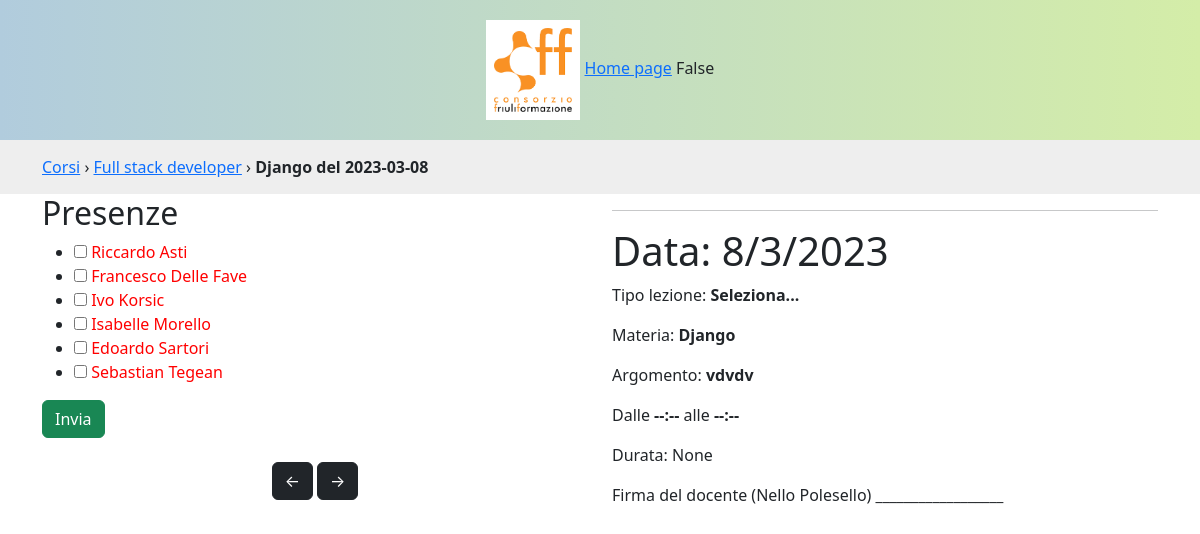
The app's page /corsi/lezioni/5/ with its own data.
### lezioni/models.py (models this page shows, shortened)
class Corso(models.Model):
    titolo = models.CharField(max_length=400)
    codice = models.CharField(max_length=20)
    data_inizio = models.DateField()
    data_fine = models.DateField()
    def __str__(self):
        return self.titolo
    class Meta:
        verbose_name_plural = 'Corsi'
        ordering = ['-data_inizio']

class Lezione(models.Model):
    TIPI_LEZIONE = (
        (None, 'Seleziona...'),
        ('T', 'Teoria'),
        ('P', 'Pratica'),
    )
    materia = models.ForeignKey(Materia, on_delete=models.PROTECT, related_name="lezioni")
    argomento = models.TextField(verbose_name="Di cosa avete parlato?", null=True, blank=True, help_text="Scrivi almeno 3 parole")
    data = models.DateField()
    online = models.BooleanField(default=False)
    tipologia = models.CharField(max_length=1, choices=TIPI_LEZIONE, null=True)
    ora_inizio = models.TimeField(null=True, blank=True)
    ora_fine = models.TimeField(null=True, blank=True)
    def __str__(self):
        return f'{self.materia} del {self.data}'
    def durata(self):
        from datetime import datetime, date
        if self.ora_inizio and self.ora_fine:
            return datetime.combine(date.today(), self.ora_fine) - datetime.combine(date.today(), self.ora_inizio)
    def prossima(self):
        corso = self.materia.modulo.corso
        return Lezione.objects.filter(materia__modulo__corso=corso, data__gt=self.data).order_by('data').first()
    def precedente(self):
        corso = self.materia.modulo.corso
        return Lezione.objects.filter(materia__modulo__corso=corso, data__lt=self.data).order_by('data').last()
    class Meta:
        verbose_name_plural = 'Lezioni'
        ordering = ['-data']

class Materia(models.Model):
    nome = models.CharField(max_length=100)
    modulo = models.ForeignKey(Modulo, on_delete=models.PROTECT, related_name="materie")
    docente = models.ForeignKey(Persona, on_delete=models.PROTECT, null=True, blank=True, related_name='materie')
    def __str__(self):
        return self.nome
    class Meta:
        verbose_name_plural = 'Materie'

class Iscrizione(models.Model):
    persona = models.ForeignKey(Persona, on_delete=models.PROTECT)
    corso = models.ForeignKey(Corso, on_delete=models.PROTECT, related_name="iscrizioni")
    data_iscrizione = models.DateField()
    data_ritiro = models.DateField(null=True, blank=True)
    class Meta:
        verbose_name_plural = 'Iscrizioni'
        ordering = ['persona', 'corso']

class Persona(models.Model):
    nome = models.CharField(max_length=200)
    cognome = models.CharField(max_length=200)
    email = models.EmailField(blank=True)
    def __str__(self):
        return self.nome + ' ' + self.cognome
    class Meta:
        verbose_name_plural = 'Persone'
        ordering = ['cognome', 'nome']

### lezioni/views.py (the view, shortened to what this page needs)
# urls.py: path('corsi/lezioni/<int:id>/', views.dettaglio_lezione, name='dettaglio_lezione'),
def dettaglio_lezione(request, id):
    from .forms import LezioneForm
    lezione = Lezione.objects.get(id=id)
    form = LezioneForm(request.POST or None, instance=lezione)
    presenti = request.POST.getlist('presente')
    print('presenti ' , presenti )
    persone_presenti = Persona.objects.filter(presenze__lezione = lezione)
    context = {'lezione': lezione, 'persone_presenti':persone_presenti, 'form':form}
    return render(request, 'dettaglio_lezione.html', context)

### lezioni/forms.py
class LezioneForm(forms.ModelForm):
    class Meta:
        model = Lezione
        fields = '__all__'
        widgets = {
            'data': forms.DateInput(
                format=('%Y-%m-%d'),
                attrs={'class': 'form-control',
                    'type': 'date'
                    }),
            'ora_inizio': forms.TimeInput(
                attrs={'class': 'form-control',
                    'type': 'time'
                    }),
            'tipologia': forms.RadioSelect
        }

### lezioni/templates/dettaglio_lezione.html (shortened to what this page needs)
{% extends 'base.html' %}
{% block breadcrumbs %}
{% with corso=lezione.materia.modulo.corso %}
<div id="breadcrumbs">
    <div class="container">
        <a href="{% url 'corsi' %}">Corsi</a> ›
        <a href="{% url 'lezioni' corso.pk %}">{{corso}}</a> ›
        <strong>{{lezione}}</strong>
    </div>
</div>
{% endwith %}
{% endblock %}
{% block content %}
    <div class="row">
        <div class="col-lg-6">
            <h2>Presenze</h2>
<form method="PoSt">
    <ul id="presenze">
        {% for iscrizione in lezione.materia.modulo.corso.iscrizioni.all %}
        <li>
            <input type="checkbox" name="presente" value="{{iscrizione.persona.pk}}" id="ciccio-{{forloop.counter}}" {% if iscrizione.persona in persone_presenti %} checked{% endif %}>
            <label for="ciccio-{{forloop.counter}}">{{iscrizione.persona}}</label>
        </li>
        {% endfor %}
    </ul>
    <input class="btn btn-success" type="submit" name="salva-presenze" value="Invia">
</form>
<nav class="mt-4 text-center">
    <a {% if lezione.precedente %} href="{% url 'dettaglio_lezione' lezione.precedente.pk %}"{% endif %} class="btn {% if lezione.precedente %}btn-dark{% else %}invisible{% endif %}" title="{{lezione.precedente}}">&larr;</a>
    <a {% if lezione.prossima %} href="{% url 'dettaglio_lezione' lezione.prossima.pk %}"{% endif %} class="btn {% if lezione.prossima %}btn-dark{% else %}invisible{% endif %}" title="{{lezione.prossima}}">&rarr;</a>
</nav>
        </div>
        <div class="col-lg-6">
            <hr>
            <h1>Data: {{lezione.data|date:'j/n/Y'}}</h1>
            <p>Tipo lezione: <strong>{{lezione.get_tipologia_display}}</strong></p>
            <p>Materia: <strong>{{lezione.materia}}</strong></p>
            <p>Argomento: <strong>{{lezione.argomento}}</strong></p>
            <p>Dalle <strong>{{lezione.ora_inizio|default:'--:--'}}</strong> alle <strong>{{lezione.ora_fine|default:'--:--'}}</strong></p>
            <p>Durata: {{lezione.durata}}</p>
            <p>Firma del docente ({{ lezione.materia.docente }})  __________________</p>
        </div>
    </div>
{% endblock %}

### lezioni/static/lezioni/css/style.css (style rules this page uses)
#presenze label { color: red; }
#breadcrumbs { background-color: #eee; padding: 15px 0; }

### records on screen
Corso: titolo "Full stack developer"
Lezione: materia+data "Django del 2023-03-08", data "8/3/2023", tipologia "Seleziona...", materia "Django", argomento "vdvdv", ora_inizio "--:--", ora_fine "--:--", durata "None", materia.docente "Nello Polesello"
Iscrizione: persona "Riccardo Asti"
Iscrizione: persona "Francesco Delle Fave"
Iscrizione: persona "Ivo Korsic"
Iscrizione: persona "Isabelle Morello"
Iscrizione: persona "Edoardo Sartori"
Iscrizione: persona "Sebastian Tegean"

### other values on screen
{{ request.user.is_authenticated }} "False"
